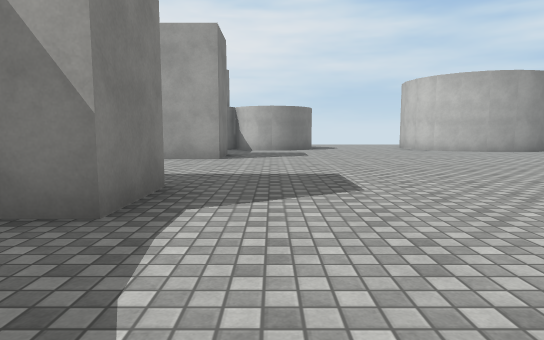
View 1 (above)

24 first-person views from a walk through a Unity game level. The camera is 1.2 m above the floor, tilts 6° down and sees 75° across. The floor is counted in squares, 2 m on a side. Each view is taken from the middle of a square. On the plan, view 1 faces up. The plan holds only what a view shows up to about 10 squares ahead; the rest is blank. The place goes on beyond the plan. Surface patterns are stand-ins for the level's own textures.

View 2
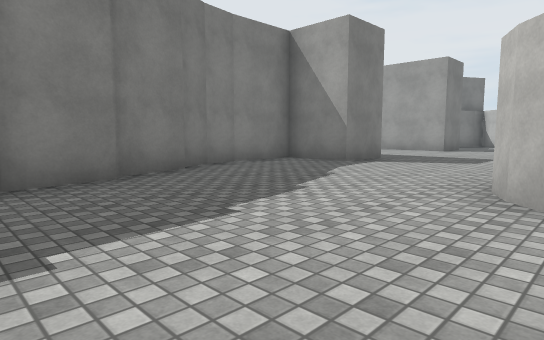

View 3
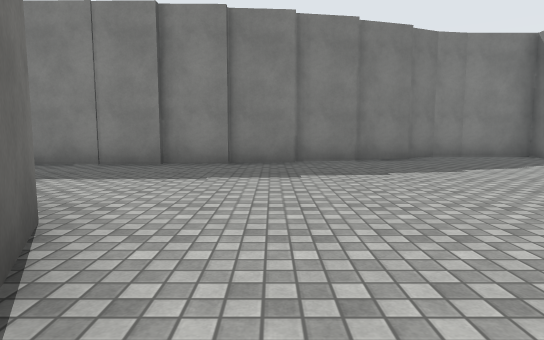

View 4
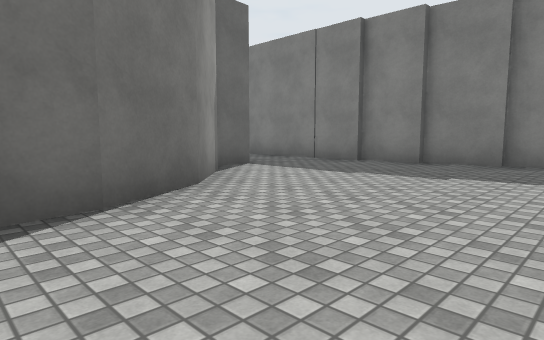

View 5
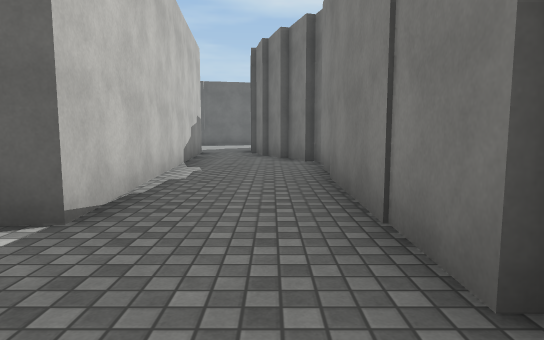

View 6
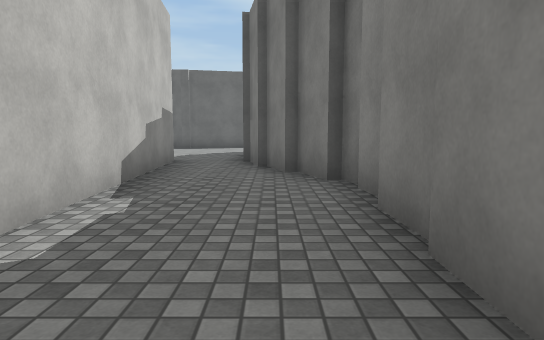

View 7
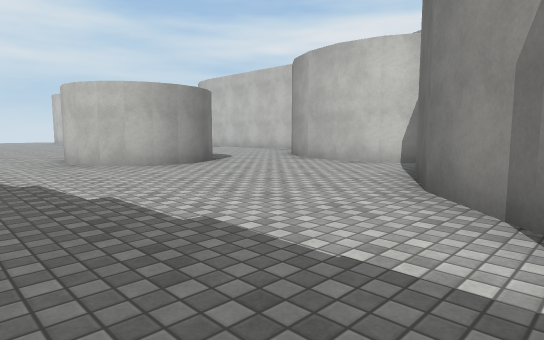

View 8
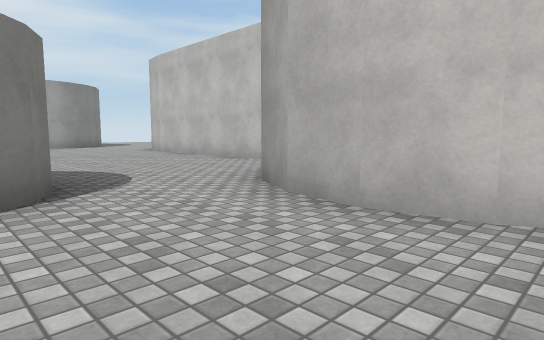

View 9
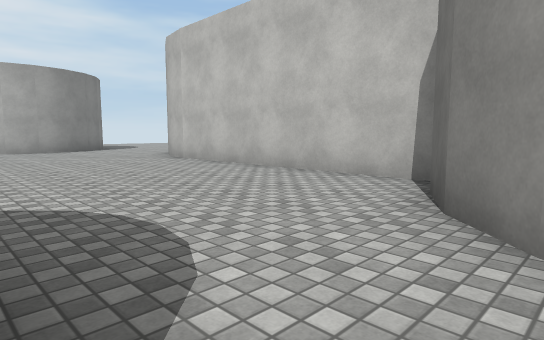

View 10
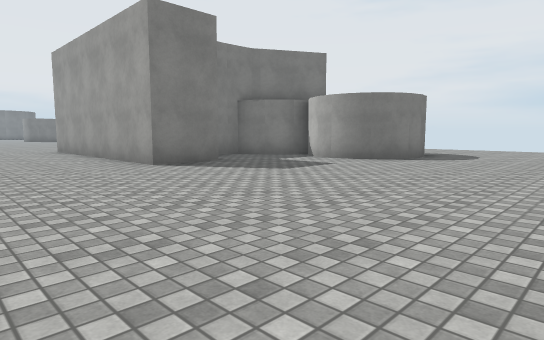

View 11
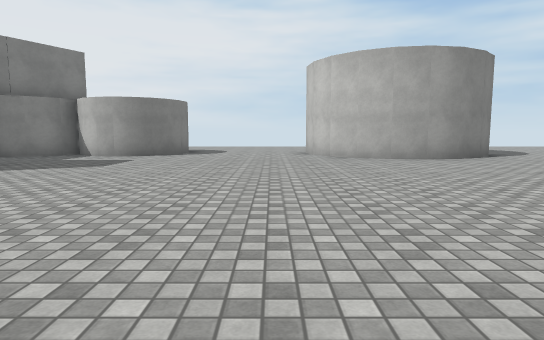

View 12
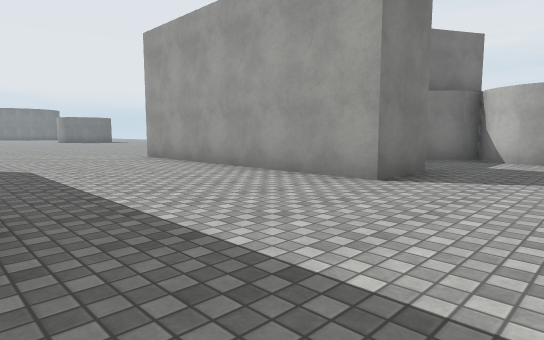

View 13
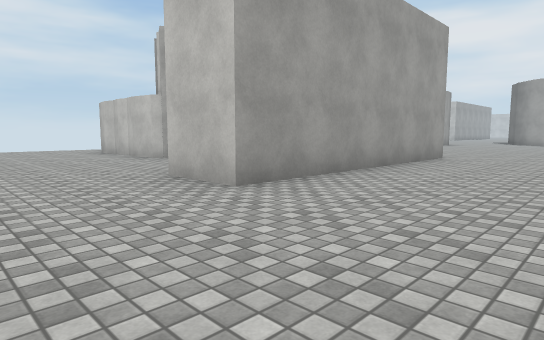

View 14
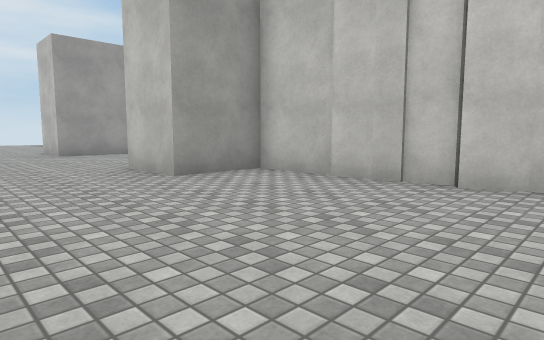

View 15
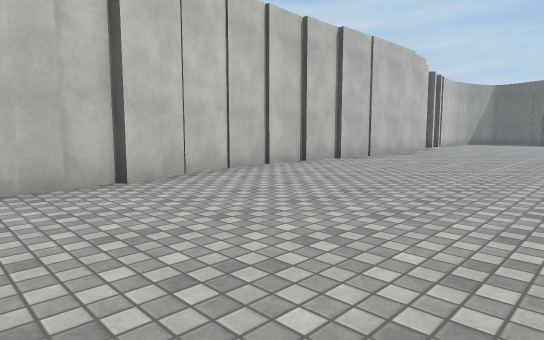

View 16
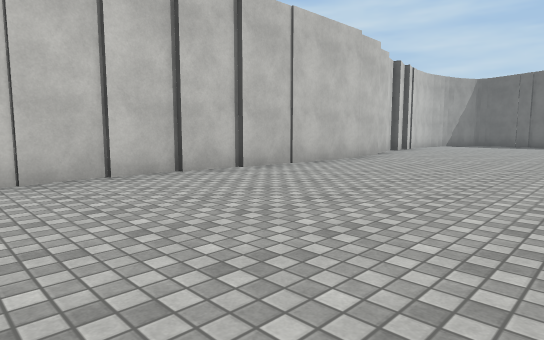

View 17
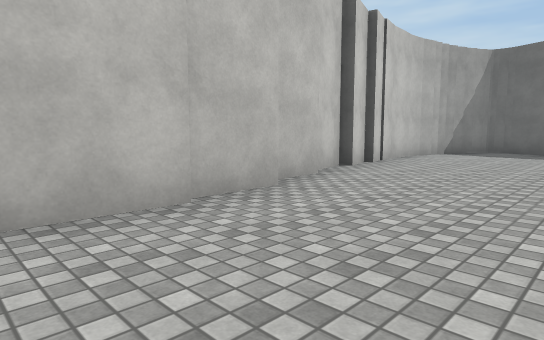

View 18
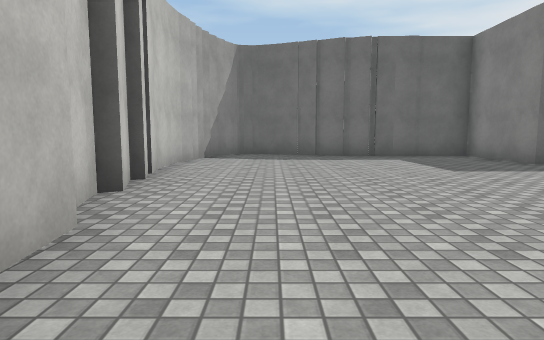

View 19
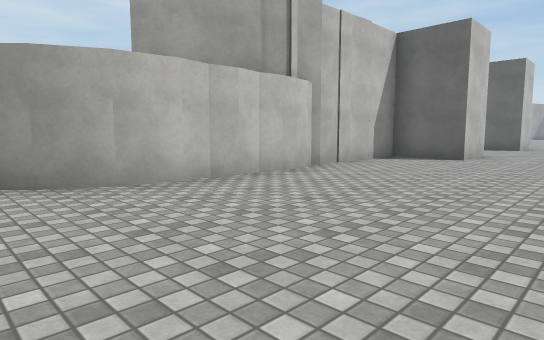

View 20
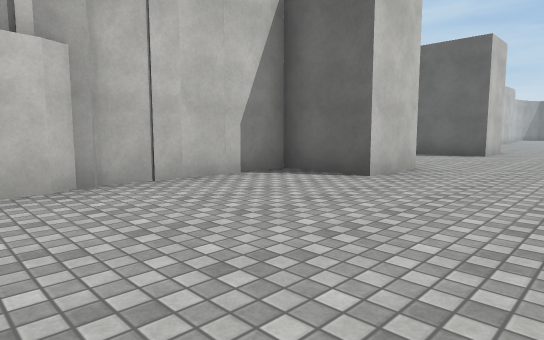

View 21
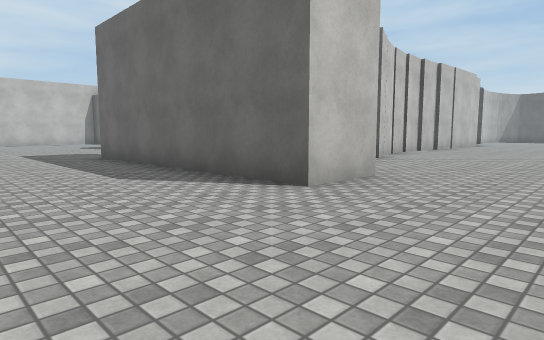

View 22
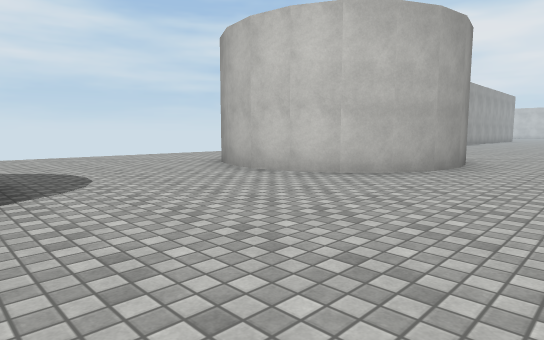

View 23
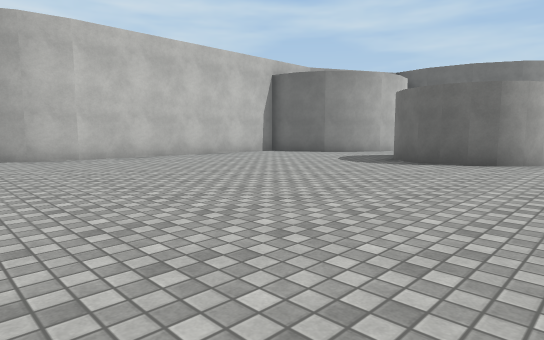

View 24
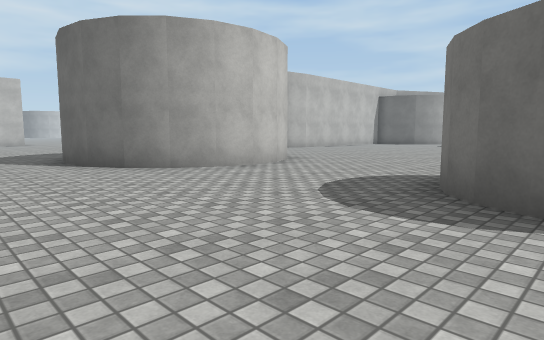

### Floor plan
Key: @ floor where view 1 was taken; # wall or solid block; . floor.
Columns run from 10 left of view 1 to 12 right of it. Each row starts with its distance up from view 1.
 18 .....     .......
 17 ....##    ...........
 16 ....#     .......##..
 15 ....#     #.....##
 14 ....#     ##...##
 13 ....#   ####...##
 12 ....#  ##.......####...
 11 ....#  #.........##....
 10 ....#   ..............
  9 ...##    #..........
  8 ...#######..........#
  7 ....................#
  6 ....................#
  5 ....................#
  4 ...#######..........#
  3 ...##  ###..........#
  2 ....#  #.....##.....#
  1 ....#  #....####....#
  0 ....#  #..@.####..###
 -1 ....#####....##..##
 -2 .....#  #........#
 -3 .....#  #........#
 -4 .....#  ##.......#
 -5 .....#   #.....###
 -6 .....#   #...###
 -7  ....#   #..##
 -8  ....#   #..#
 -9  ....#   #..#
-10  ....#   #..#
-11  ....#   #..#
-12  ....##  #..#
-13  .....#  #..#
-14  .....#  ##.#
-15 ......#   #.#
-16 ......#    ..
-17 ......#    ..
-18 ......#    ..
-19 ###...#
-20   #####

Positions as (right, up) in squares from view 1, and headings:
1: (0, 0), facing up
2: (3, -4), facing up-left
3: (6, -4), facing left
4: (6, -2), facing down-left
5: (0, -5), facing down
6: (0, -8), facing down
7: (0, -7), facing up-right
8: (4, -4), facing up-right
9: (5, -1), facing up-right
10: (5, 5), facing up-left
11: (4, 3), facing up
12: (1, 4), facing up-left
13: (-10, 5), facing up-right
14: (-10, -2), facing up-right
15: (-10, 1), facing down-right
16: (-10, -2), facing down-right
17: (-8, -8), facing down-right
18: (-6, -10), facing down
19: (-10, 18), facing down-right
20: (-10, 14), facing down-right
21: (-10, 7), facing down-right
22: (1, 9), facing up-right
23: (1, 9), facing down-right
24: (0, 18), facing down-right
